Frame 1 (no input): blank canvas, image omitted
Frame 60 (the mouse pressed at the canvas centre just before this capture): blank canvas, image omitted
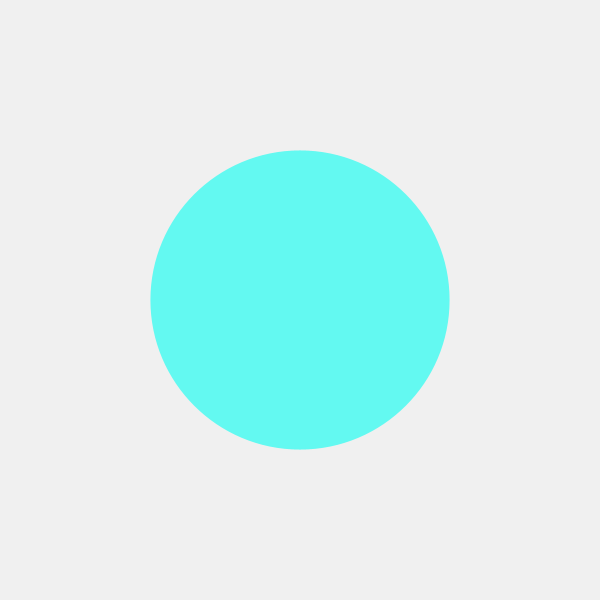
Frame 120 (the mouse held since frame 60 and released just before this capture)

The Processing sketch whose frames 1 and 60 were blank and that drew this single picture after the mouse press (run headless with seeded random() and noise(); from frame 60 on, the mouse is pressed at the canvas centre):

// Processing sketch: processing_46905
// ── processing_46905.pde

float[] x , y , tinta , radio ; //declaracion de los arreglos
// necesarios para dibujar los círculos: la posición -x,y-
// el color -la tinta- y el tamaño -radioint
int limite; //variable para definir el limite de los arreglos
int cantidad; //variable para contar los circulos
int zumbidon;
float radion;
void setup(){
    zumbidon =0;
size(600,600);
// INICIALIZAR LA MEMORIA
limite = 1000; //se define que la cantidad limite de circulos es de 50
cantidad = 0; //se inicia la cantidad de circulos en cero
x = new float[limite]; //declara los arreglos con 50 posiciones de memoria cada uno
y = new float[limite];
tinta = new float[limite];
radio = new float[limite];
colorMode(HSB);
noStroke();
smooth();
 fill( random(255),50 ,255 ,50 );
}
void draw(){
 colorMode(HSB);
background(240);
if( mousePressed ){ //verifica si se presionó el mouse
boolean tocoAlguno = false; //se declara esta variable para verificar si el mouse toco
// algún círculo
// VERIFICA SI SE HIZO CLICK SOBRE UN CÍRCULO YA EXISTENTE
for( int i=0 ; i<cantidad ; i++ ){ //recorre los círculos existentes
if( dist( x[i] , y[i] , mouseX , mouseY ) < radio[i] ){
 //revisa en cada círculo
// para ver si el cursor está dentro del círculo
//CAMBIAR EL ASPECTO DEL CÍRCULO SELECCIONADO
x[i] = mouseX; // entonces actualiza la posición del círculo en función del mouse
y[i] = mouseY;
tinta[i] = ( tinta[i] + 1 ) % 255; // incrementa la tinta
tocoAlguno = true; 

// fue tocado
//break; // rompe el ciclo for
}
}
//SI NO TOCÓ NINGÚN CÍRCULO
if( ! tocoAlguno && cantidad<limite ){ // si no tocó ningún círculo
// y todavía existen lugares pendientes entonces crea uno nuevo
//ALMACENAR EN MEMORIA UN NUEVO CÍRCULO
x[cantidad] = mouseX; // crea el círculo en la posicion del mouse
y[cantidad] = mouseY;
tinta[cantidad] = random(255); // le asigna una tinta al azar
radio[cantidad] = random(2,100); // le asigna un tamaño al azar
cantidad++; // incrementa la cantidad de círculos
radion = radio[cantidad] + sin( frameCount*300);
}
}
// DIBUJAR LOS CÍRCULOS ALMACENADOS EN MEMORIA
for( int i=0 ; i<cantidad ; i++ ){ // recorre cada círculo creado para dibujarlo
fill( tinta[i] , 255 , 255 , 150 );
ellipse( x[i] , y[i] , radio[i]*PI , radio[i]*PI);// pone la variable en "true" para especificar que un círculo



}
}
